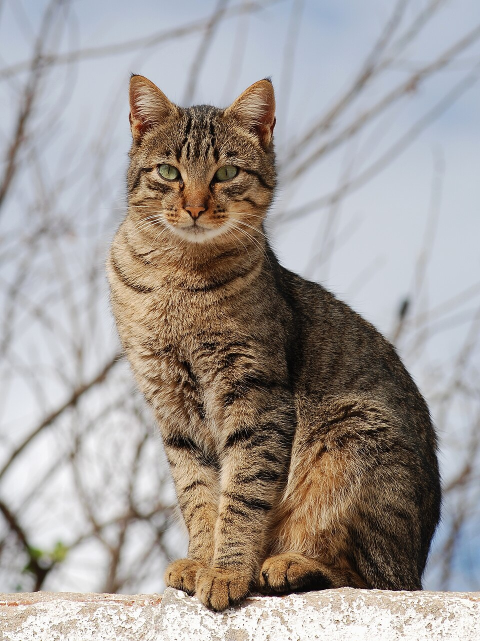
#> input picture images/Cat_November_2010-1a.jpg, 960 x 1282 px, found by its file name (shown at 1/2 size)
$ jupyter execute cv2_basic_operations.ipynb   (older library calls are emulated)   (text cells are left out)
#> lines starting #> are read from the running program, lines starting #| are printed output that depends on the picture
[cell 1]
import cv2
import matplotlib.pyplot as plt

img = cv2.imread('C:/VSCode projects/cv_me/images/Cat_November_2010-1a.jpg')
#> img is the input picture: shape (1282, 960, 3); mean B, G, R 150.5, 154.8, 161.7
img = cv2.cvtColor(img, cv2.COLOR_BGR2RGB)
print(img)
#> (printed output is left out)
plt.imshow(img)
plt.show()

[cell 2]
# для jupiter
from IPython.display import display, Image, clear_output
import time

cap = cv2.VideoCapture(0)

try:
    while cap.isOpened():
        ok, frame = cap.read()
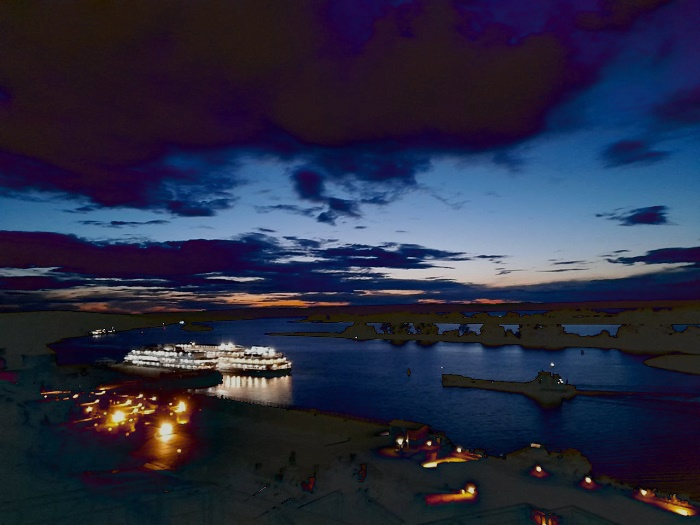
#> input picture images/dark002.jpg, 700 x 525 px, given in place of the camera
#> frame is the input picture: shape (525, 700, 3); mean B, G, R 65.4, 43.1, 40
        if not ok:
            break

        # если хочешь зеркальный эффект
        frame = cv2.flip(frame, 1)
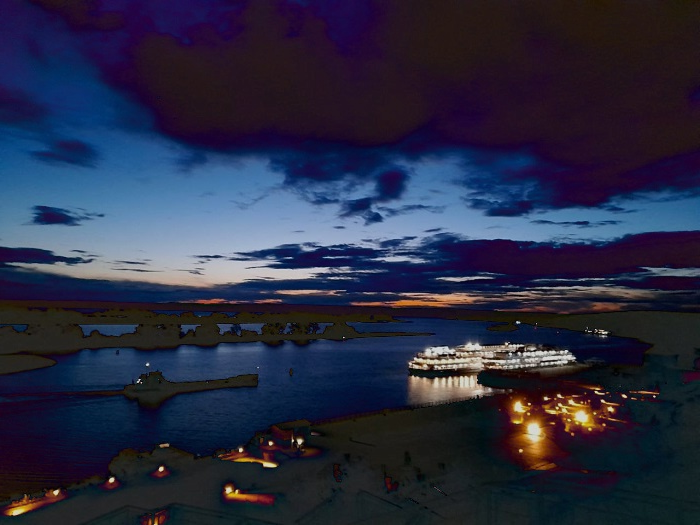
#> frame: shape (525, 700, 3); mean B, G, R 65.4, 43.1, 40

        ok, buffer = cv2.imencode('.jpg', frame)
        if not ok:
            break

        clear_output(wait=True)
        display(Image(data=buffer.tobytes()))

        time.sleep(0.03)  # примерно 30 FPS
except KeyboardInterrupt:
    pass
finally:
    cap.release()

# [23 lines of commented-out code are left out]
